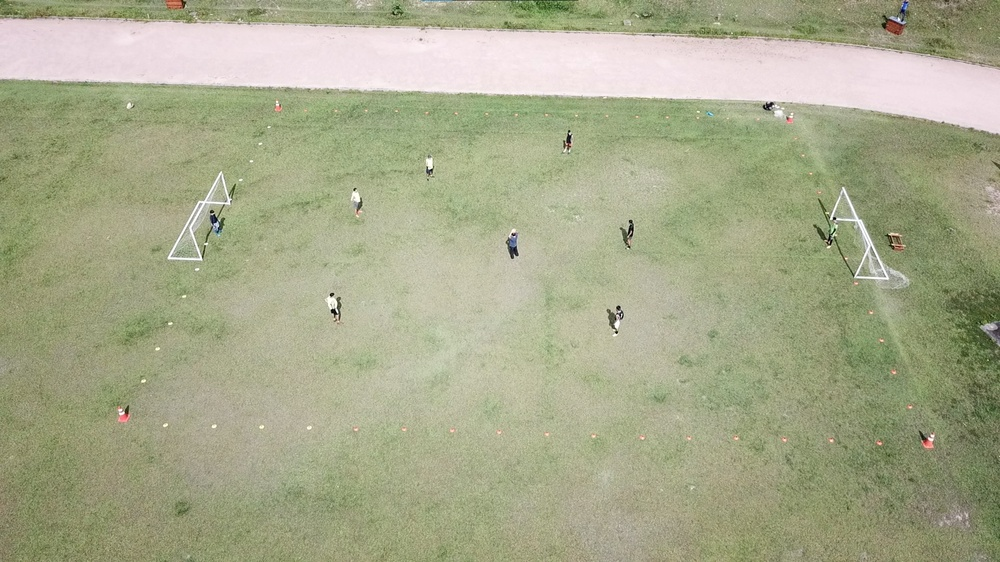
#> input picture 6_DetectionColor _v3/2imgCampoDrone.jpg, 1000 x 562 px, shrunk from 1920 x 1080 before the run
$ python identificarCor.py
#> lines starting #> are read from the running program, lines starting #| are printed output that depends on the picture; after the words box and inside, x2 and y2 are one past the last pixel; in counts of white or black regions, pixels touching at a corner belong together
import cv2
import numpy as np

# carrega a imagem
image  = cv2.imread("2imgCampoDrone.jpg")
#> image is the input picture: shape (562, 1000, 3); mean B, G, R 139.4, 170.2, 167.5

# conversão para o espaço de cores HSV
hsv = cv2.cvtColor(image, cv2.COLOR_BGR2HSV)
#> hsv: shape (562, 1000, 3); mean H, S, V 45.8, 52.5, 172.4

# criação da máscara para os pixels pretos
lower_black = np.array([0, 0, 0])
upper_black = np.array([180, 255, 50])
mask = cv2.inRange(hsv, lower_black, upper_black)
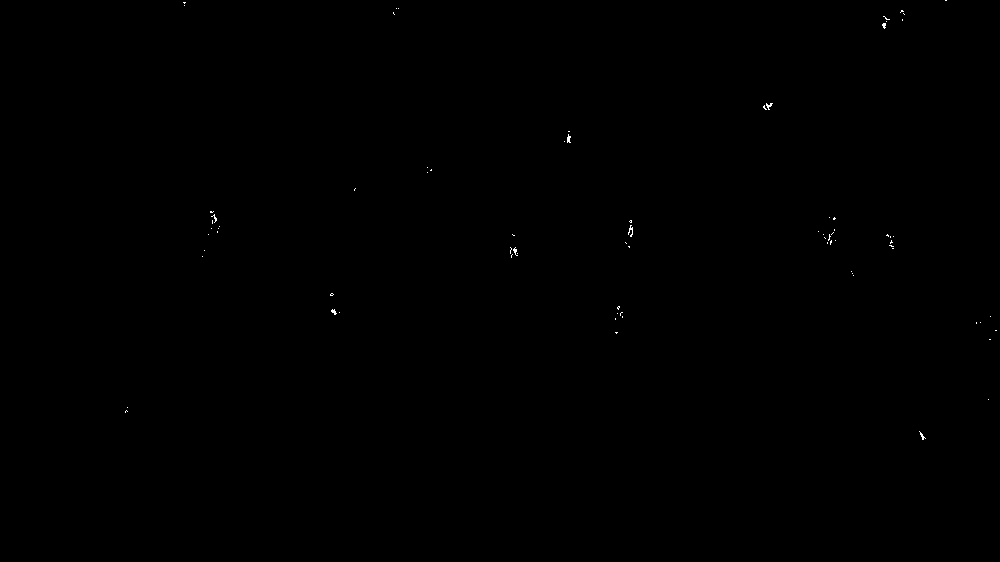
#> mask: shape (562, 1000); 0.07% white in thin lines or dots, all inside (x1, y1, x2, y2) = (125, 0, 997, 440)

# [10 lines of commented-out code are left out]
kernel = cv2.getStructuringElement(cv2.MORPH_ELLIPSE, (12, 12))             #img drone -> 36, 36
mask = cv2.morphologyEx(mask, cv2.MORPH_CLOSE, kernel)
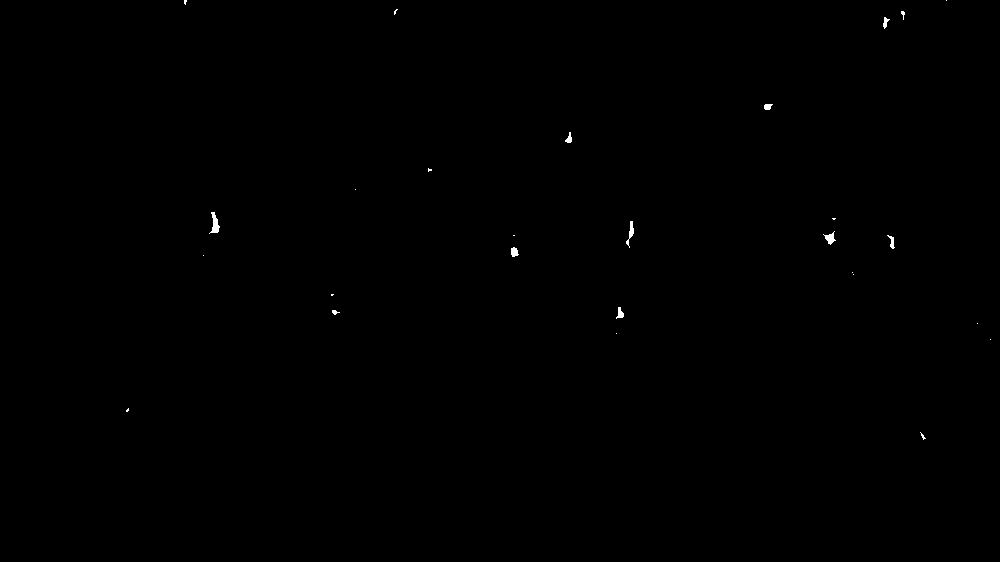
#> mask: shape (562, 1000); 0.12% white; 27 white regions (17 under 20 px), largest, box (x1, y1, x2, y2) and area: (209, 212, 220, 234) 116, (823, 231, 836, 245) 81, (626, 221, 634, 248) 79

# aplicação da máscara na imagem original
result = cv2.bitwise_and(image, image, mask=mask)

cv2.imwrite("imagemFiltrada.png", result)

# exibe a imagem filtrada
# cv2.imshow('Imagem filtrada', result)
# cv2.waitKey(0)
# cv2.destroyAllWindows()
